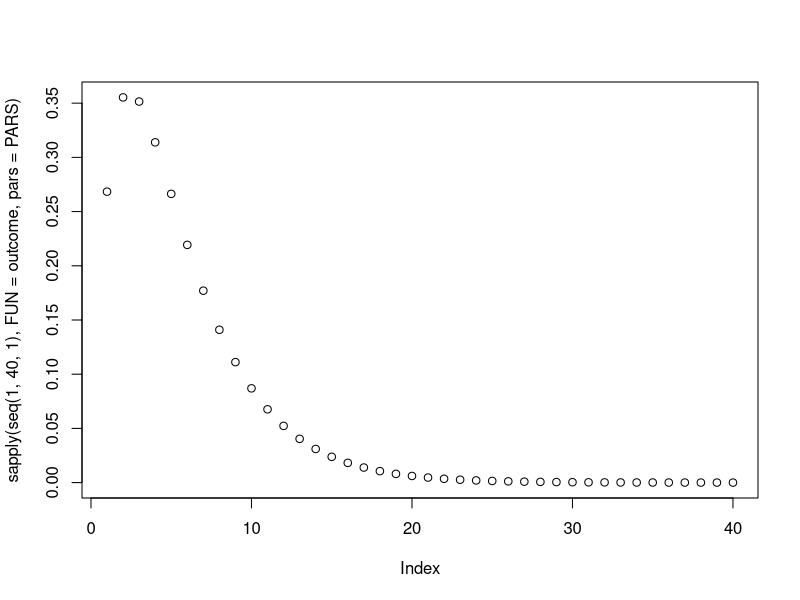
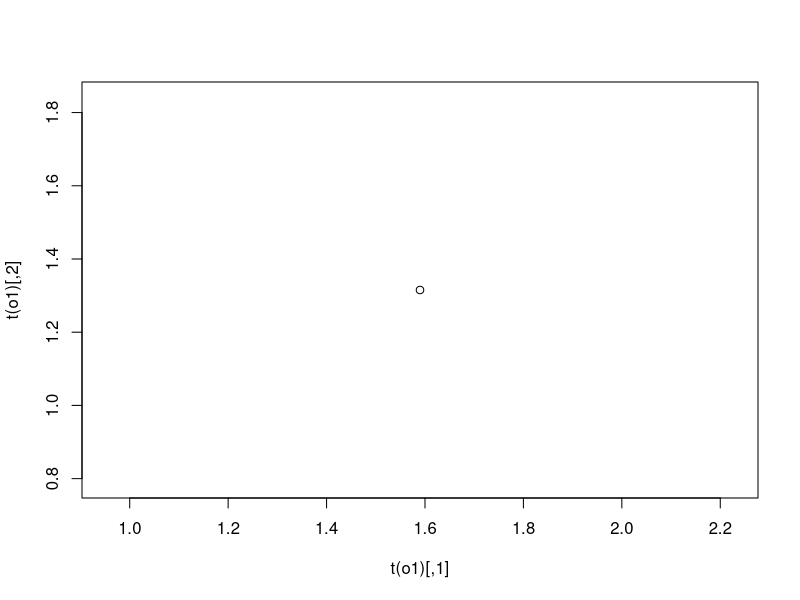

Write the R code that produced these figures, in order.
# Maybe try running a signal detection model to see whether spiders should move upwards

# also include jumping spiders as IGP with another distribution (probably lower in the canopy)

# maybe also crickets on the ground, but I need a height distribution!

# then use SDT to determine whether isopod incorrect detection changes where the spiders should hunt.

# The two unknown parameters are (1) relative cost of a mistake grap and (2) how good spiders are at identifying isopods as bad prey

# Use Abbott and Sherratt 2013, modify eqn 6 so that the probabilities 
# are our own results of probability of encounter for each species.

PARS <- c(upd = 2.5,
          upu = 0,
          sig.t = 1, 
          sig.e = 5,
          Vca = 7.5,
          Via = -10,
          Vcr = 0,
          Vir = 0,
          Du1 = 5,
          tca1 = 10,
          tia1 = 1,
          tcr1 = 0,
          tir1 = 0,
          # t2 = 1,
          # G2 = 0.5,
          Dd1 = 5,
          # D2 = 1,
          Ploss = 0.25)

outcome <- function(Nin,pars){
  
  with(as.list(c(Nin, pars)),{
    
    N = Nin
    
    Pd = Dd1/(Du1 + Dd1)
    
    sig.p = sqrt(sig.t^2 + (sig.e/sqrt(N))^2)
    
    lambda.star = (sig.p^2)*(log((Vcr - Via)/(Vca-Vir))-
                               log((1 - Pd)/(Pd)))/upd + upd/2
    
    Pia = sum(dnorm(lambda.star:100, mean = upu, sd = sig.p))
    Pcr = 1- Pia
    Pca = sum(dnorm(lambda.star:100, mean = upd, sd = sig.p))
    Pir = 1-Pca
  
    G.N = (1-Pd)*(Pia*Via + Pcr*Vcr) + Pd*(Pca*Vca + Pir*Vir)
    
    t1.N = (1- Pd)*(Pia*tia1 + Pcr*tcr1)+
      (Pd)*(Pca*tca1 + Pir*tir1)
    
    # W.N = ((Du1 + Dd1)*G.N + D2*G2)/(1 + (Du1 + Dd1)*(N+t1.N)+D2*t2)
    
    W.N = G.N*(1-Ploss)^N 
    # We use the function of LOCO, because we don't think the other two are easily 
    # or reasonability applied here 
    # ---loss of future opportunity requires parameterizing it.
    # ---spiders are not likely to face multiple prey at once and 
    # ----predator risk is less important in our empirical case
    
    # browser()
    
    return(W.N)
  })
}

outcome(5, PARS)

plot(sapply(seq(1,40, 1), FUN = outcome, pars = PARS))

optimize(f = outcome,lower = 1, upper = 1000, maximum = T,pars= PARS)

scanp <- function(inPloss){
  PARS <- c(upd = 2.5,
            upu = 0,
            sig.t = 1, 
            sig.e = 5,
            Vca = 7.5,
            Via = -10,
            Vcr = 0,
            Vir = 0,
            Du1 = 5,
            tca1 = 10,
            tia1 = 1,
            tcr1 = 0,
            tir1 = 0,
            Dd1 = 5,
            Ploss = inPloss)
  
  op = optimize(f = outcome,lower = 1, upper = 1000, maximum = T,pars= PARS)
  
  A = outcome(floor(op$maximum), pars=PARS)
  B = outcome(ceiling(op$maximum), pars=PARS)
  
  ppp = ifelse(A>B, 
               c(objective = A, maximum = floor(op$maximum)), 
               c(objective = B, maximum = ceiling(op$maximum)))
  
  return(ppp)
  
  
}

scanp(0.25)

o1 = sapply(seq(0.01, 0.5, 0.01), FUN = scanp)

plot(t(o1))


